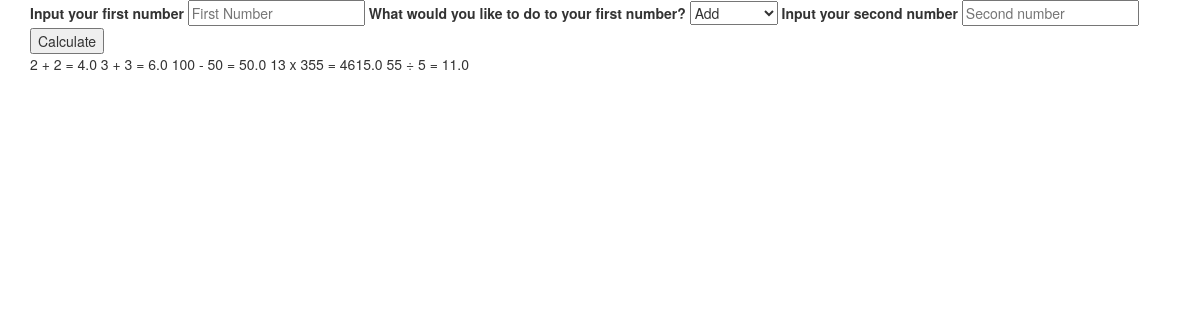
Before: / with the older database file.
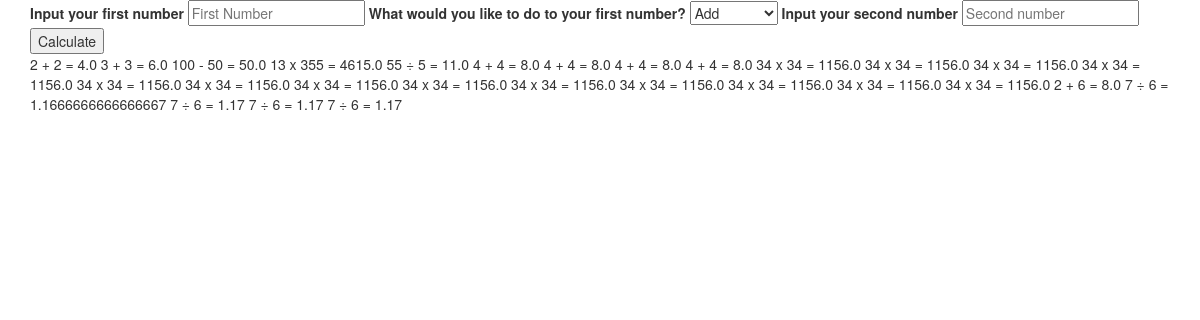
After: the same page with the newer database file.
### webapp/models.py (models this page shows, shortened)
class Op(db.Model):
    id = db.Column(db.Integer, primary_key = True)
    result = db.Column(db.String(300), nullable=False, unique=False)

### webapp/routes.py (the view)
@app.route('/')
def home():
    all_ops = Op.query.all()
    return render_template('home.html', all_ops = all_ops)

### webapp/templates/home.html (shortened to what this page needs)
{% extends 'base.html' %}
{% block content %}
<div class="container">
    <form action="/send" method="POST">
        <label for="First Number">Input your first number</label>
        <input type="text" placeholder="First Number" name="i">
        <label for="Operation">What would you like to do to your first number?</label>
        <select name="operation">
            <option value="add">Add</option>
        </select>
        <label for="Second Number">Input your second number</label>
        <input type="text" placeholder="Second number" name="ii">
        <br>
        <input type="submit" value="Calculate">
        <div class="result">
            {% for op in all_ops %}
                {{ op.result }}
            {% endfor %}
        </div>
    </form>
</div>
{% endblock %}

### webapp/templates/base.html (shortened to what this page needs)
<!DOCTYPE html>
<html lang="en">
<head>
<link rel="stylesheet" href="https://cdnjs.cloudflare.com/ajax/libs/twitter-bootstrap/3.3.7/css/bootstrap.min.css">
<link rel="stylesheet" href="https://cdnjs.cloudflare.com/ajax/libs/font-awesome/5.14.0/css/all.min.css">
</head>
<body>
    {% block content %}
	{% endblock content %}
</body>
</html>

Changed rows visible on the page:
added Op: result "4 + 4 = 8.0"
added Op: result "4 + 4 = 8.0"
added Op: result "4 + 4 = 8.0"
added Op: result "4 + 4 = 8.0"
added Op: result "34 x 34 = 1156.0"
added Op: result "34 x 34 = 1156.0"
added Op: result "34 x 34 = 1156.0"
added Op: result "34 x 34 = 1156.0"
added Op: result "34 x 34 = 1156.0"
added Op: result "34 x 34 = 1156.0"
added Op: result "34 x 34 = 1156.0"
added Op: result "34 x 34 = 1156.0"
added Op: result "34 x 34 = 1156.0"
added Op: result "34 x 34 = 1156.0"
added Op: result "34 x 34 = 1156.0"
added Op: result "34 x 34 = 1156.0"
added Op: result "34 x 34 = 1156.0"
added Op: result "2 + 6 = 8.0"
added Op: result "7 ÷ 6 = 1.1666666666666667"
added Op: result "7 ÷ 6 = 1.17"
added Op: result "7 ÷ 6 = 1.17"
added Op: result "7 ÷ 6 = 1.17"
